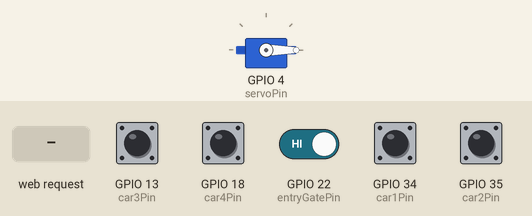
Simulated run of this sketch. Board: ESP32. Parts: servo. The test bench sets the inputs (shaded band); at power-on: GPIO 13 (car3Pin), GPIO 18 (car4Pin), GPIO 22 (entryGatePin), GPIO 34 (car1Pin), GPIO 35 (car2Pin) HIGH. WiFi joins after 1.5 s; servers stay silent unless stated.

Above: at 3.2 s.
3.3 s: GPIO 22 (entryGatePin) driven LOW
At 3.9 s:
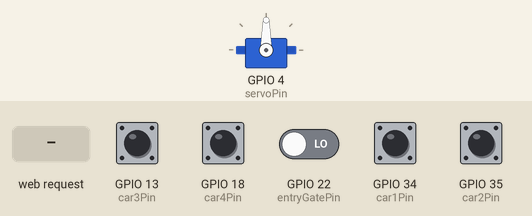
6.3 s: GPIO 22 (entryGatePin) driven HIGH
At 7.4 s:
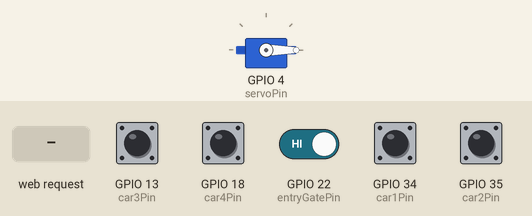
7.8 s: HTTP request GET /open received
At 8.5 s:
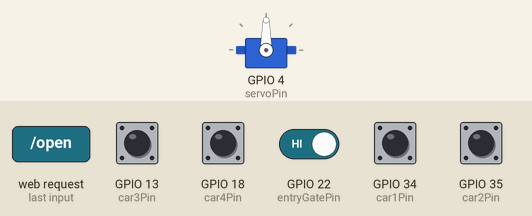
Timing chart, 0 to 10.8 s (numbered marks = the images above; inputs shaded):
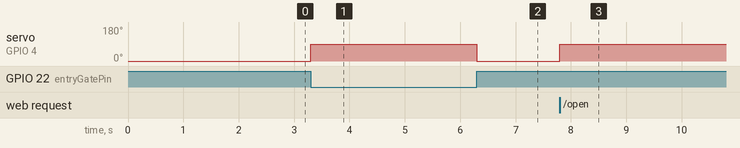

The sketch:

FInal_WEB_worked.ino
```cpp
#include <WiFi.h>
#include <WiFiClient.h>
#include <WebServer.h>
#include <Servo_ESP32.h>
Servo_ESP32 servo;

const char* ssid = "SSID";
const char* password = "SSID_Password";

WebServer server(80);

const int entryGatePin = 22;
const int car1Pin = 34;
const int car2Pin = 35;
const int car3Pin = 13;
const int car4Pin = 18;
const int servoPin = 4;


bool entryGateState = LOW;
bool car1State = HIGH;
bool car2State = HIGH;
bool car3State = HIGH;
bool car4State = HIGH;

void handleRoot() {
  String html = "<html><head><title>Smart Parking System</title></head><body>";
  html += "<h1>Smart Parking System</h1>";
  html += "<p>Entry gate: " + String(entryGateState == HIGH ? "OPEN" : "CLOSED") + "</p>";
  html += "<p>Car 1: " + String(car1State == LOW ? "VACANT" : "OCCUPIED") + "</p>";
  html += "<p>Car 2: " + String(car2State == LOW ? "VACANT" : "OCCUPIED") + "</p>";
  html += "<p>Car 3: " + String(car3State == LOW ? "VACANT" : "OCCUPIED") + "</p>";
  html += "<p>Car 4: " + String(car4State == LOW ? "VACANT" : "OCCUPIED") + "</p>";
  html += "<p><a href=\"/open\">Open gate</a> / <a href=\"/close\">Close gate</a></p>";
  html += "</body></html>";
  server.send(200, "text/html", html);
}

void handleOpen() {
  if (car1State == HIGH && car2State == HIGH && car3State == HIGH && car4State == HIGH) {
    String html = "<html><body><h1>NO PLACE</h1></body></html>";
    server.send(200, "text/html", html);
  } else {
    servo.write(90);
    entryGateState = HIGH;
    server.sendHeader("Location", "/");
    server.send(303);
  }
}

void handleClose() {
  servo.write(0);
  entryGateState = LOW;
  server.sendHeader("Location", "/");
  server.send(303);
}
void openDoor() {
  // Check if car is detected by the IR sensor
  if (digitalRead(entryGatePin) == LOW) {
    // Open the door if it's closed
    if (entryGateState == LOW) {
      handleOpen();
      delay(1000);
      handleClose();
    }
  }
}

void setup() {
  pinMode(entryGatePin, INPUT);
  pinMode(car1Pin, INPUT_PULLUP);
  pinMode(car2Pin, INPUT_PULLUP);
  pinMode(car3Pin, INPUT_PULLUP);
  pinMode(car4Pin, INPUT_PULLUP);

  servo.attach(servoPin);
  servo.write(0);

  WiFi.begin(ssid, password);
  while (WiFi.status() != WL_CONNECTED) {
    delay(1000);
  }

  server.on("/", HTTP_GET, handleRoot);
  server.on("/open", HTTP_GET, handleOpen);
  server.on("/close", HTTP_GET, handleClose);

  server.begin();
}

void loop() {
  car1State = digitalRead(car1Pin) == LOW;
  car2State = digitalRead(car2Pin) == LOW;
  car3State = digitalRead(car3Pin) == LOW;
  car4State = digitalRead(car4Pin) == LOW;

if (entryGateState == HIGH && (car1State == HIGH && car2State == HIGH && car3State == HIGH && car4State == HIGH)) {
     servo.write(0);
     entryGateState = LOW;
  }
  openDoor();

  server.handleClient();
}
```

Measured:
- after the input at 3.3 s, servo on GPIO 4 (servoPin): 0° → 90° at once
- after the input at 6.3 s, servo on GPIO 4 (servoPin): 90° → 0° at once
- after the input at 7.8 s, servo on GPIO 4 (servoPin): 0° → 90° at once
